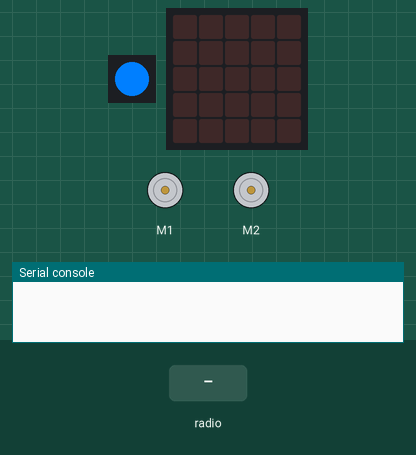
Simulated run of this program. Board: Calliope mini (MakeCode). On the bench: 1 RGB LEDs in strip order, left to right, 2 × DC motor (green arrow = forward, orange = backward, longer = faster), the board's 5×5 LED display, the last lines printed to the serial console. The inputs (shaded band) are chosen by the test bench.

Above: at 1.2 s.
1.3 s: radio message "F=1" arrives
At 2.1 s:
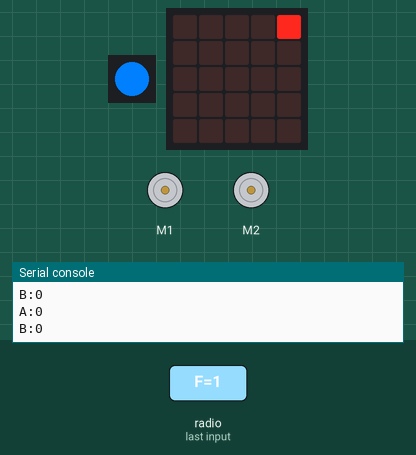
3.3 s: radio message "G=100" arrives
At 5.0 s:
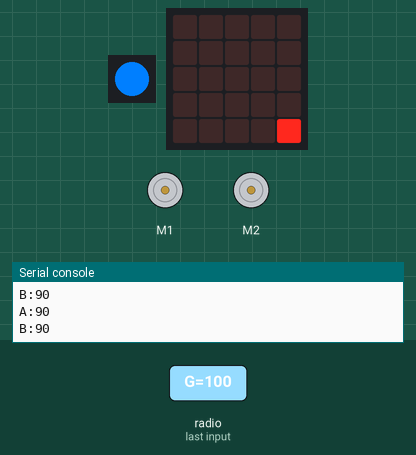
5.3 s: radio message "R=1" arrives
At 6.1 s:
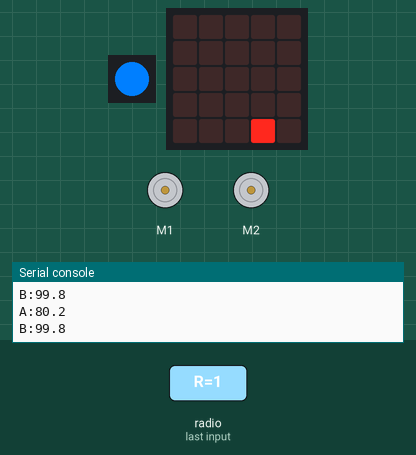
7.3 s: radio message "G=1" arrives
At 8.6 s:
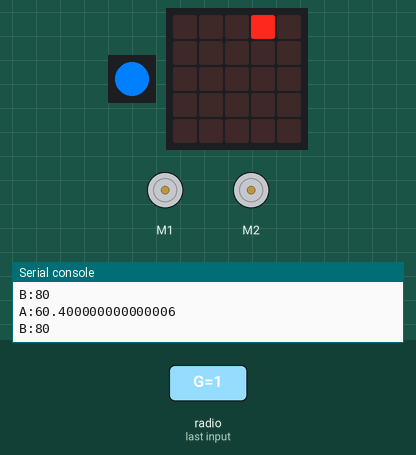
9.3 s: radio message "R=100" arrives
At 10.5 s:
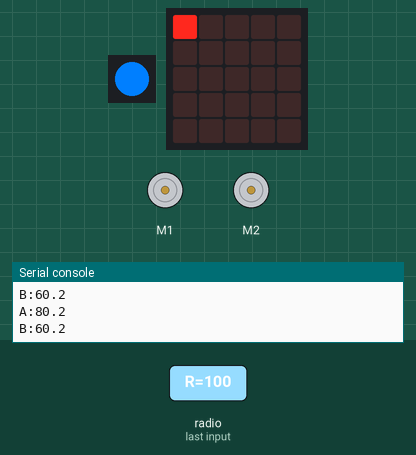
11.3 s: radio message "G=100" arrives
At 12.2 s:
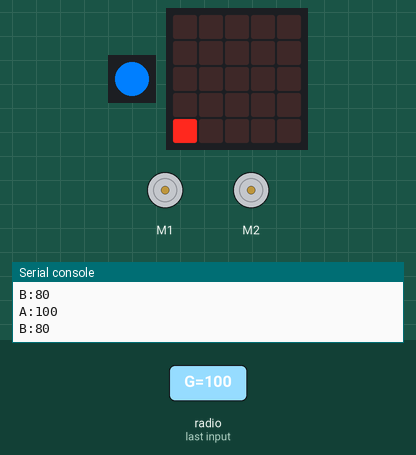
Timing chart, 0 to 14.3 s (numbered marks = the images above; inputs shaded):
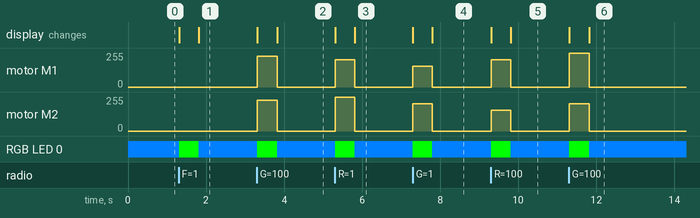

Measured:
- after the input at 1.3 s, RGB LED 0: RGB(0, 127, 255) → RGB(0, 255, 0) at once, → RGB(0, 127, 255) 0.51 s later; the display: first changes at once (image 1 shows a later state)
- after the input at 3.3 s, motor M1, motor M2: stopped → forward 230/255 at once, → stopped 0.51 s later; RGB LED 0: RGB(0, 127, 255) → RGB(0, 255, 0) at once, → RGB(0, 127, 255) 0.51 s later; the display: first changes at once (image 2 shows a later state)
- after the input at 5.3 s, motor M1: stopped → forward 205/255 at once, → stopped 0.50 s later; motor M2: stopped → forward 254/255 at once, → stopped 0.50 s later; RGB LED 0: RGB(0, 127, 255) → RGB(0, 255, 0) at once, → RGB(0, 127, 255) 0.50 s later; the display: first changes at once (image 3 shows a later state)
- after the input at 7.3 s, motor M1: stopped → forward 154/255 at once, → stopped 0.50 s later; motor M2: stopped → forward 204/255 at once, → stopped 0.50 s later; RGB LED 0: RGB(0, 127, 255) → RGB(0, 255, 0) at once, → RGB(0, 127, 255) 0.50 s later; the display: first changes at once (image 4 shows a later state)
- after the input at 9.3 s, motor M1: stopped → forward 205/255 at once, → stopped 0.50 s later; motor M2: stopped → forward 154/255 at once, → stopped 0.50 s later; RGB LED 0: RGB(0, 127, 255) → RGB(0, 255, 0) at once, → RGB(0, 127, 255) 0.50 s later; the display: first changes at once (image 5 shows a later state)
- after the input at 11.3 s, motor M1: stopped → forward 255/255 at once, → stopped 0.51 s later; motor M2: stopped → forward 204/255 at once, → stopped 0.51 s later; RGB LED 0: RGB(0, 127, 255) → RGB(0, 255, 0) at once, → RGB(0, 127, 255) 0.51 s later; the display: first changes at once (image 6 shows a later state)

The program:

main.ts
```typescript
radio.onReceivedValue(function (name, value) {
    ZeitstempelEmpfangen = input.runningTime()
    if (name == "F") {
        if (value == 1) {
            Fahren = true
        } else {
            Fahren = false
        }
    } else if (name == "G") {
        Geschwindigkeit = value
    } else if (name == "R") {
        Richtung = value
        RichtungMotor = Math.map(Richtung, 0, 100, LenkRegelung * -1, LenkRegelung)
    } else {

    }
})
let MotorB = 0
let MotorA = 0
let LedY = 0
let LedX = 0
let RichtungMotor = 0
let Richtung = 0
let Geschwindigkeit = 0
let Fahren = false
let ZeitstempelEmpfangen = 0
let LenkRegelung = 0
let MinimumMotor = 70
LenkRegelung = 10
let Timeout = 500
radio.setGroup(1)
basic.setLedColor(0x007fff)
serial.redirectToUSB()
basic.forever(function () {
    if (Fahren && input.runningTime() < ZeitstempelEmpfangen + Timeout) {
        basic.setLedColor(0x00ff00)
        led.unplot(LedX, LedY)
        LedX = Math.map(Richtung, 0, 100, 4, 0)
        LedY = Math.map(Geschwindigkeit, 0, 100, 0, 4)
        led.plot(LedX, LedY)
        if (Geschwindigkeit > 0) {
            MotorA = Math.map(Geschwindigkeit, 0, 100, MinimumMotor, 100 - LenkRegelung) + RichtungMotor
            MotorB = Math.map(Geschwindigkeit, 0, 100, MinimumMotor, 100 - LenkRegelung) - RichtungMotor
        } else {
            MotorA = 0
            MotorB = 0
        }
        serial.writeValue("A", MotorA)
        serial.writeValue("B", MotorB)
        motors.dualMotorPower(Motor.A, MotorA)
        motors.dualMotorPower(Motor.B, MotorB)
    } else {
        basic.setLedColor(0x007fff)
        motors.dualMotorPower(Motor.A, 0)
        motors.dualMotorPower(Motor.B, 0)
    }
})
```

test.ts
```typescript
// Hier kann man Tests durchführen; diese Datei wird nicht kompiliert, wenn dieses Paket als Erweiterung verwendet wird.
```
